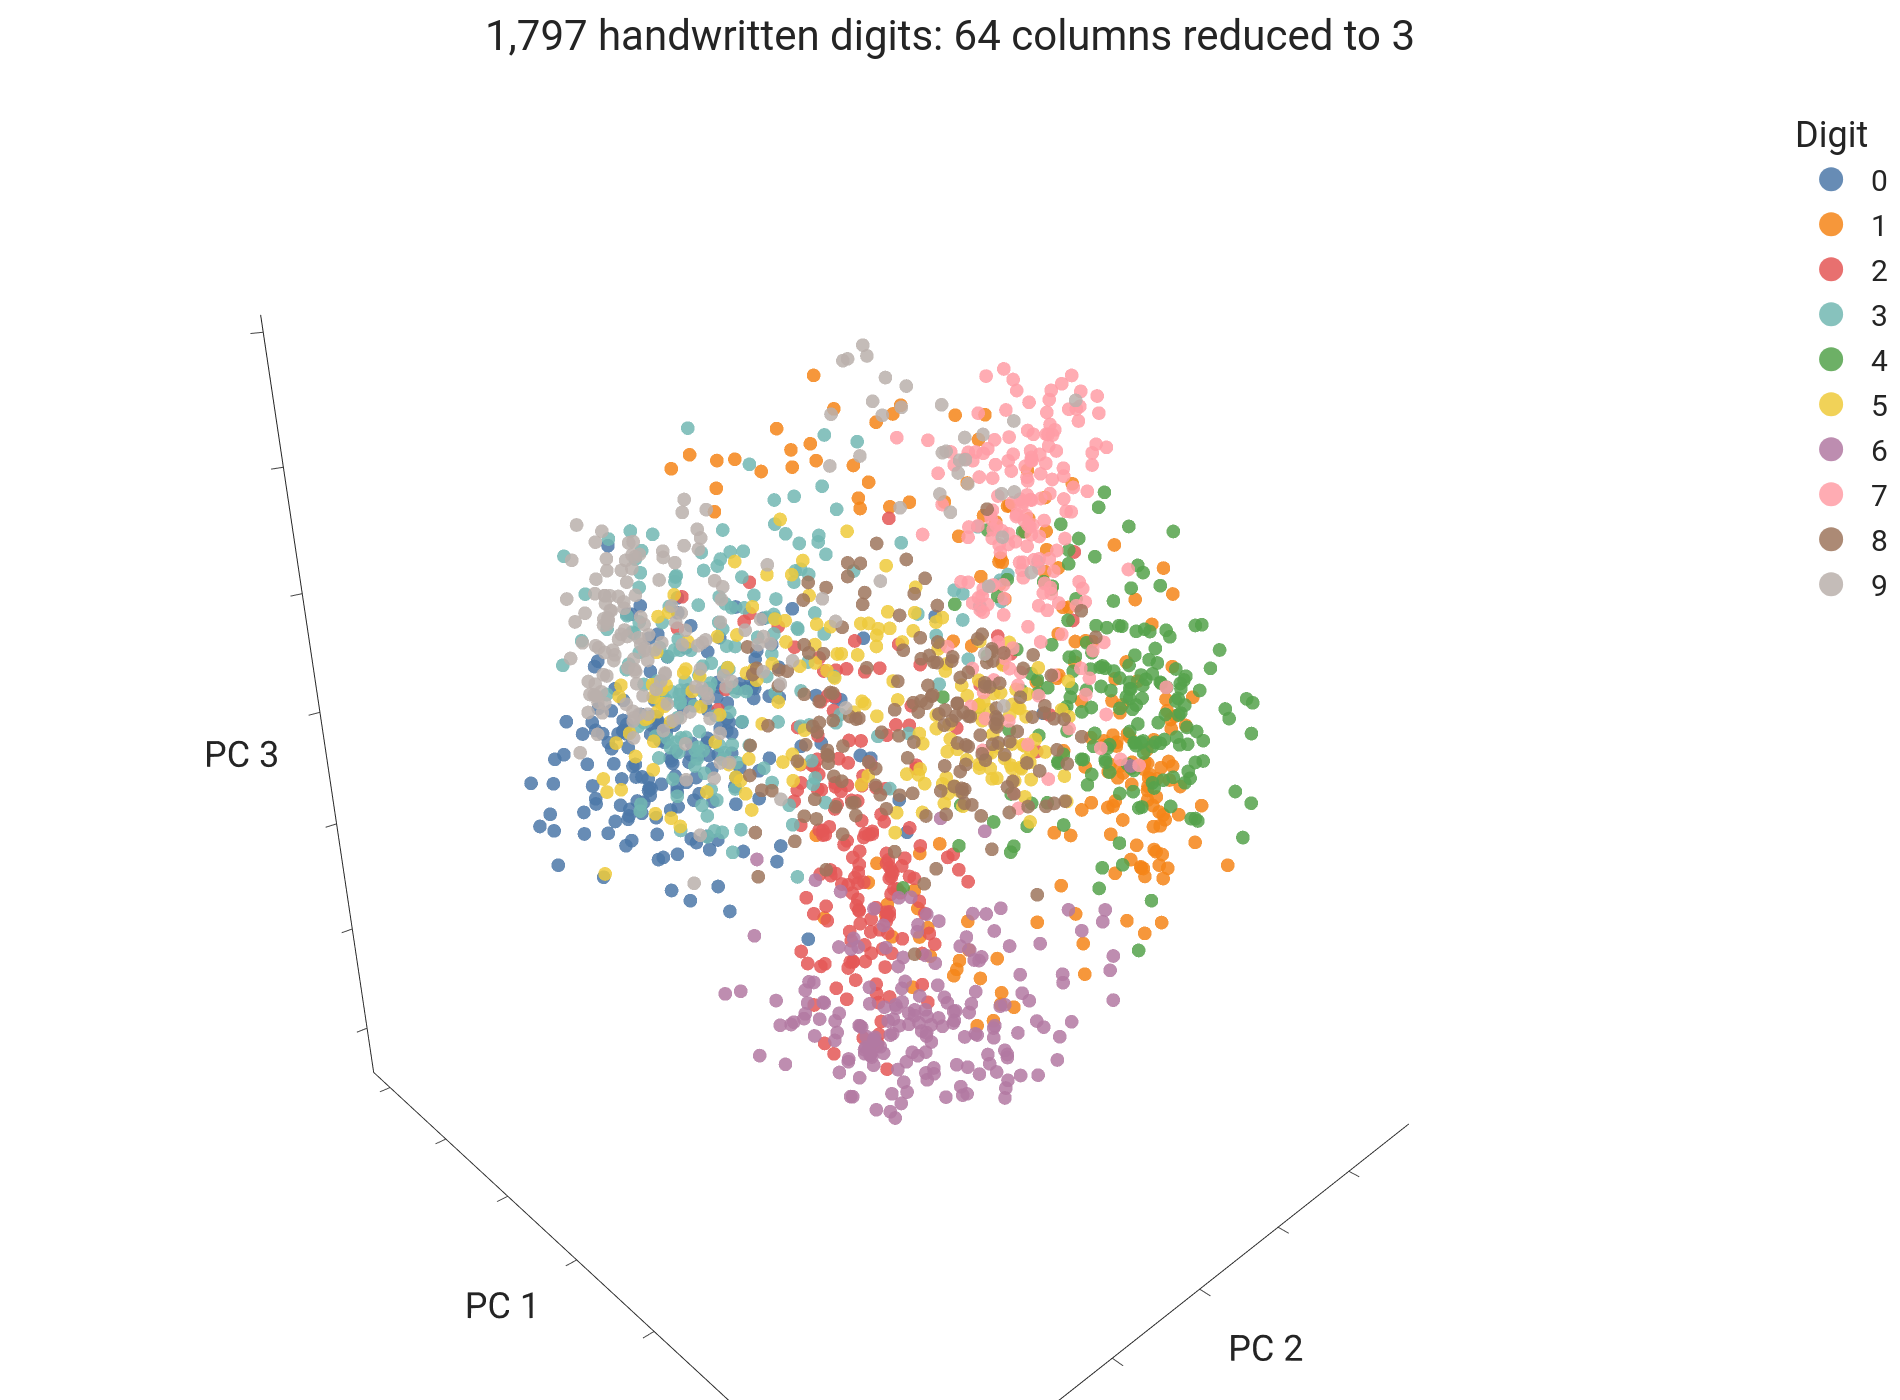

This chart was generated by the following Python code:
"""Handwritten digits: 64 columns reduced to 3 with PCA, coloured by digit."""
from pathlib import Path
import plotly.express as px
from sklearn.datasets import load_digits
from sklearn.decomposition import PCA

here = Path(__file__).parent


def digits_figure():
    digits = load_digits()
    xyz = PCA(n_components=3, random_state=0).fit_transform(digits.data)
    fig = px.scatter_3d(x=xyz[:, 0], y=xyz[:, 1], z=xyz[:, 2], color=digits.target.astype(str),
                        color_discrete_sequence=px.colors.qualitative.T10,
                        category_orders={"color": [str(d) for d in range(10)]},
                        labels={"x": "PC 1", "y": "PC 2", "z": "PC 3", "color": "Digit"})
    fig.update_traces(marker=dict(size=4, opacity=0.85))
    fig.update_layout(template="simple_white", font=dict(family="Roboto, Arial", size=15),
                      title=dict(text="1,797 handwritten digits: 64 columns reduced to 3", x=0.5),
                      legend=dict(itemsizing="constant"), margin=dict(l=0, r=0, t=50, b=0))
    return fig


if __name__ == "__main__":
    fig = digits_figure()
    fig.update_layout(width=950, height=700, scene_camera=dict(eye=dict(x=1.3, y=-1.2, z=0.75)),
                      scene=dict(xaxis_showticklabels=False, yaxis_showticklabels=False, zaxis_showticklabels=False))
    fig.write_image(here / "digits_3d.png", scale=2)
